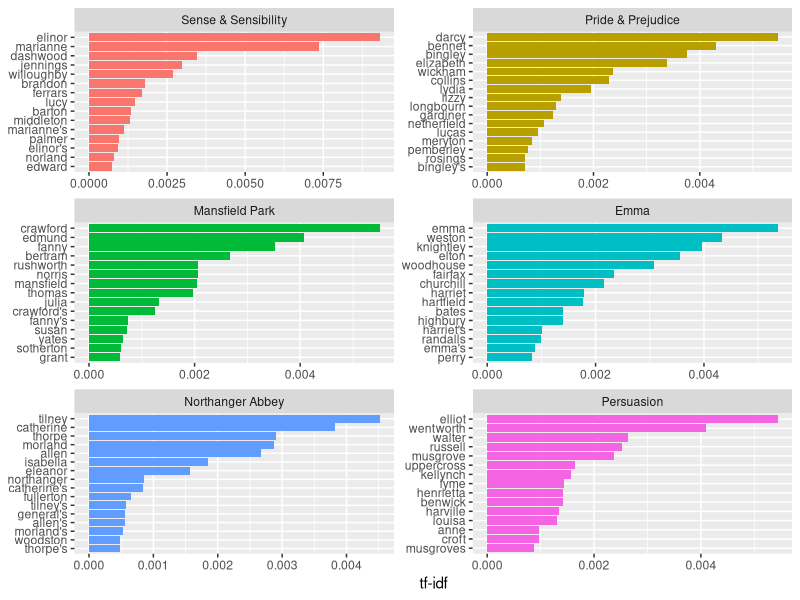

Here is the R script that generated this plot:
#PACKAGES
library("janeaustenr")
library("dplyr")
library("tidytext")
library("ggplot2")

#carrregando textos

textos <- austen_books()

#transformando em um dataframe com a quantidade de palavras repetidas por livro
book_words <- textos %>% unnest_tokens(word,text) %>% group_by(book) %>% count(book, word, sort = TRUE)

#TF-IDF
books_tf_idf <- book_words %>% bind_tf_idf(word,book,n)

#Separa para ver palavras mais importantes por texto
sense_tf_idf <- books_tf_idf %>% filter(book == 'Sense & Sensibility')
mans_fild_tf_idf <- books_tf_idf %>% filter(book == 'Mansfield Park')

#Realiza gráfico com palavras mais importantes
#montando o dataframe
books_graph <- books_tf_idf %>% 
  group_by(book) %>% 
  slice_max(tf_idf, n = 15) %>% 
  ungroup() %>%
  mutate(word = reorder(word, tf_idf)) 

#montando o plot
books_graph %>% ggplot(aes(tf_idf, word, fill = book)) +
  geom_col(show.legend = FALSE) +
  labs(x = "tf-idf", y = NULL) +
  facet_wrap(~book, ncol = 2, scales = "free")
